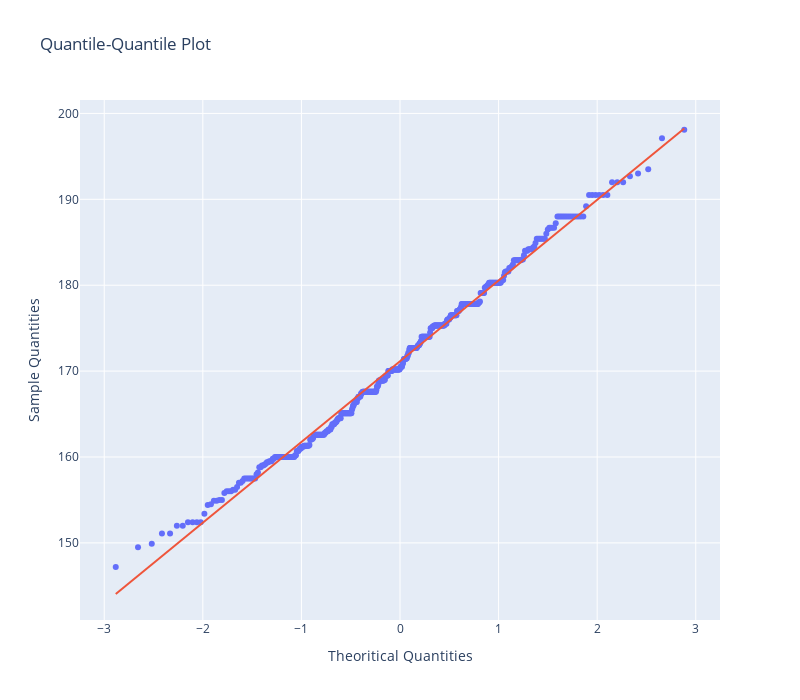

Notebook code for this chart:
### Code cell
# QQ-Plot for human height

qq = qqplot(df.hgt, line='s').gca().lines
x_qq = qq[0].get_xdata()
y_qq = qq[0].get_ydata()
tx_qq = qq[1].get_xdata()
ty_qq = qq[1].get_ydata()

fig = go.Figure()
fig.add_trace(
    go.Scatter(x=x_qq, y=y_qq, mode='markers')
)
fig.add_trace(
    go.Scatter(x=tx_qq, y=ty_qq, mode='lines')
)
fig.update_layout({
    'title': 'Quantile-Quantile Plot',
    'xaxis': {
        'title': 'Theoritical Quantities',
        'zeroline': False
    },
    'yaxis': {
        'title': 'Sample Quantities'
    },
    'showlegend': False,
    'width': 800,
    'height': 700,
})
fig.show()

### Figure 1 — Plotly figure (JSON) as saved in the notebook; plotly's stock layout.template omitted (floating-point values rounded to 4 significant figures; data arrays with more than 128 entries replaced by an {"elided": "..."} marker saying what was removed)
{"data": [{"mode": "markers", "type": "scatter", "x": {"elided": "507 float values"}, "y": {"elided": "507 float values"}}, {"mode": "lines", "type": "scatter", "x": {"elided": "507 float values"}, "y": {"elided": "507 float values"}}], "layout": {"height": 700, "showlegend": false, "title": {"text": "Quantile-Quantile Plot"}, "width": 800, "xaxis": {"title": {"text": "Theoritical Quantities"}, "zeroline": false}, "yaxis": {"title": {"text": "Sample Quantities"}}}}
